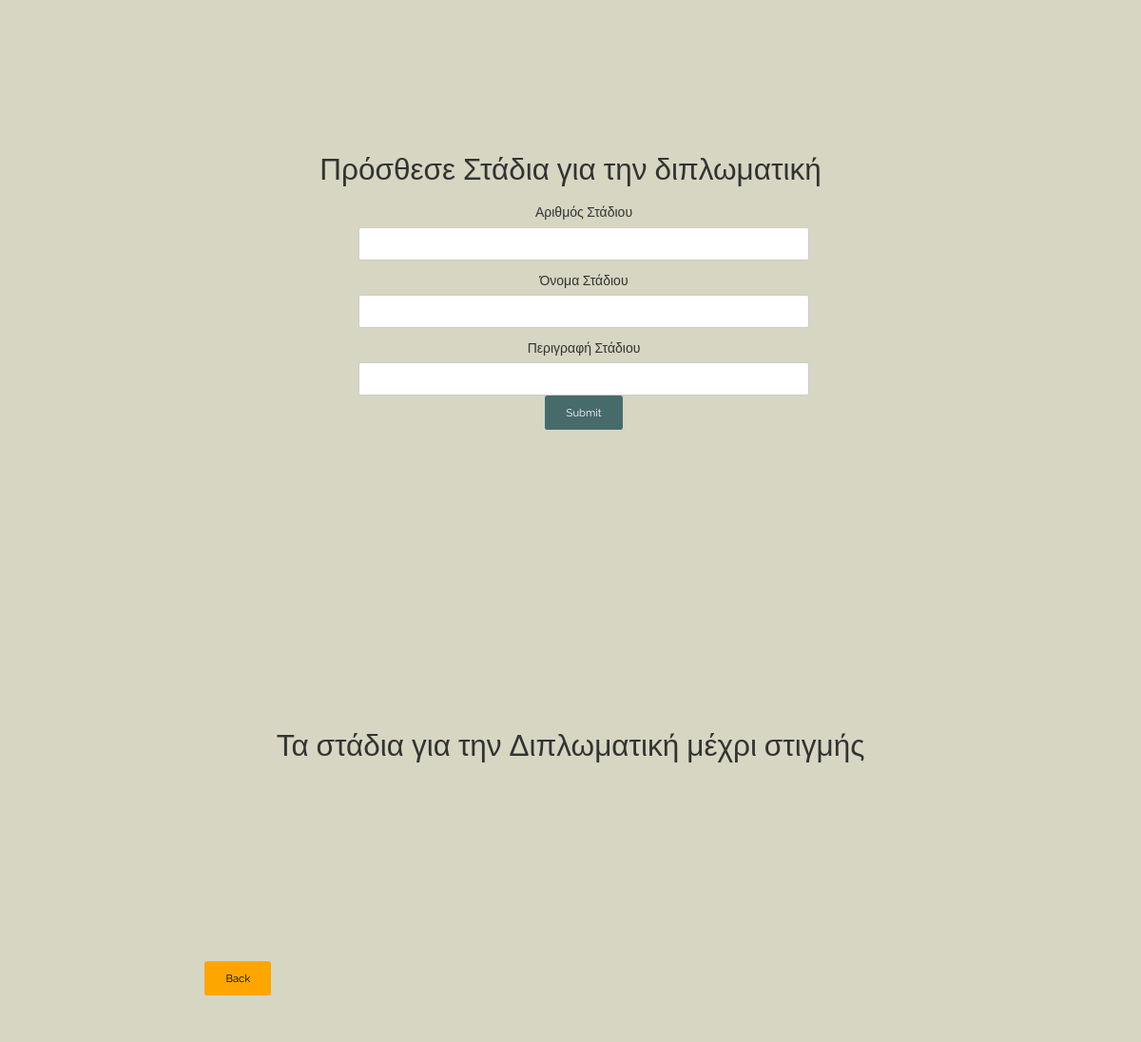
/WebDev/stage.php, run on an earlier commit of the app's database.
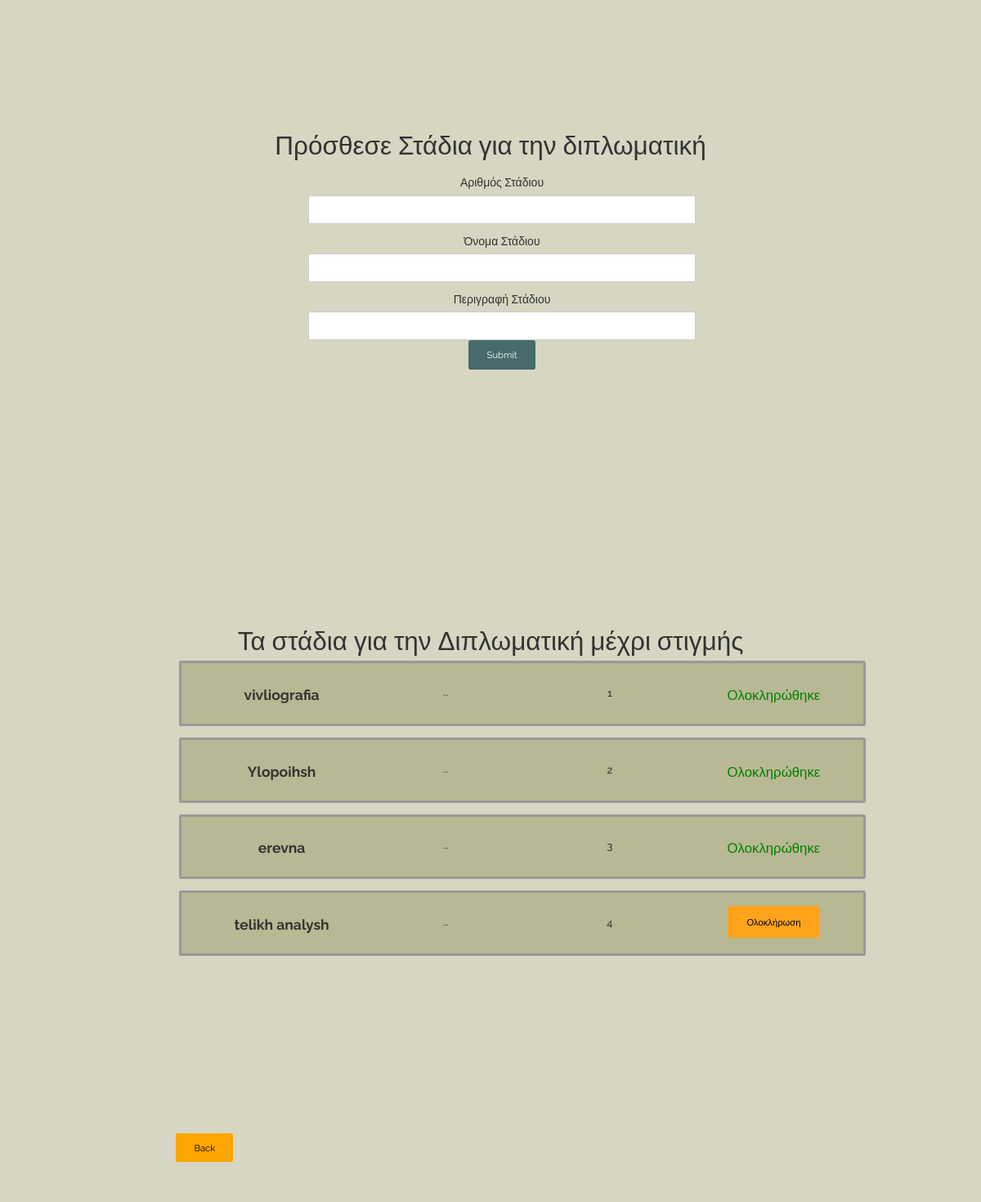
And on a later commit of the database.
### tables this page shows
CREATE TABLE `project_stages` (
  `project_stagesID` int(6) NOT NULL,
  `projectID` int(11) NOT NULL,
  `stage_name` varchar(50) NOT NULL,
  `stage_summary` varchar(50) NOT NULL,
  `stage_number` tinyint(4) NOT NULL,
  `status` varchar(20) NOT NULL,
  `start_date` date NOT NULL,
  `end_date` date NOT NULL
);

### WebDev/stage.php (the view, shortened to what this page needs)
<!DOCTYPE html>
<html lang="en">
<head>
        <link rel="stylesheet" type="text/css" href="css/bootstrap.css">
        <link rel="stylesheet" type="text/css" href="fonts/font-awesome/css/font-awesome.css">
        <link rel="stylesheet" type="text/css" href="css/style.css">
        <link rel="stylesheet" type="text/css" href="css/responsive.css">
    </head>
    <body>
        <div id="tf-service" style="background-color: #d6d6c2; zoom:70%;" >
            <div class="container " style="text-align: center">
                <div class="content" style=" ">
                    <h3 style=" font-size:45px;">Πρόσθεσε Στάδια για την διπλωματική</h3>
                    <ul style="list-style-type:none; align-content:center; ">
                        <form action="" method="post">
                            <h3 style="font-size:20px; font:bold;">Αριθμός Στάδιου</h3>
                            <input style="width:300px;" type="text" name="number">
                            <br>
                            <h3 style="font-size:20px; font:bold;">Όνομα Στάδιου</h3>
                            <input style="width:300px;" type="text" name="stage">
                            <br>
                            <h3 style="font-size:20px; font:bold;">Περιγραφή Στάδιου</h3>
                            <input style="width:300px;" type="text" name="summary">
                            <br>
                            <input name="ready" class="button5" type="submit">
                            <br>
                        </form>
                    </ul>
                </div>
            </div>
            <div id="tf-service" style="background-color: #d6d6c2" >
                <div class="container " style="text-align: center">
                    <div class="content" style=" ">
                        <?php
                        $projectid = $_SESSION["projectID"];
                        $servername = "localhost";
                        $username = "root";
                        $dbname = "webdev";
                        $conn = new mysqli($servername, $username, '', $dbname);
                        $sql = "SELECT * FROM project_stages WHERE projectID='$projectid' ORDER BY stage_number ASC";
                        $result = $conn->query($sql);
                        ?>
                        <h3 style=" font-size:45px;">Τα στάδια για την Διπλωματική μέχρι στιγμής</h3>
                        <ul style="list-style-type:none; align-content:center; ">
                            <?php
                            if ($result->num_rows > 0) {
                                while ($row = $result->fetch_assoc()) {
                                    ?>
                                    <div class="container" style=" border-radius: 4px; border: 5px solid #999999;   padding:2%; background-color:#b8b894; text-align:center;" >
                                        <form id="1" action="" method="post">
                                            <div class="col-md-4" >
                                                <h3 style="font-size:25px;  font-weight: bold;"><?php echo $row["stage_name"] ?></h3>
                                            </div>
                                            <div class="col-md-4">
                                                <h3 style="font-size: 16px;">  <?php echo $row["stage_summary"] ?> </h3>
                                            </div>
                                            <div class="col-md-4 ">
                                                <h3 style=" font-size: 18px;">  <?php echo $row["stage_number"] ?></h3>
                                            </div>
                                            <div class="col-md-4">
                                                <?php if ($row["status"] == 'current') { ?>
                                                <input name="complete" type="submit" class="button button4" style=" align-content:center; border-color:#ffa31a;background-color:#ffa31a; color:black;" value="Ολοκλήρωση">
                                                <?php } else if ($row["status"] == 'pending') { ?>
                                                <h3 style="color:red;"> Προσεχώς</h3>
                                                <?php } else { ?>
                                                <h3 style="color:green;"> Ολοκληρώθηκε</h3>
                                                <?php } ?>
                                            </div>
                                        </form>
                                    </div>
                                    <br>
                                    <?php
                                }
                            }
                            ?>
                        </ul>
                    </div>
                </div>
            </div>
            <div class="container">
                <div class="col-md-12" style="padding:3%">
                    <form id="pp" action="<?php echo $_SESSION["path"]; ?>" method="post">
                        <input name="log" type="submit" class="button5" style="align-content:center; border-color:#ffa31a;color:black; background-color:orange;" value="Back">
                    </form>
                </div>
            </div>
        </div>
    </body>
    </html>

### WebDev/css/style.css (style rules this page uses)
input[type=text] { width: 1000px; box-sizing: border-box; border: 2px solid #ccc; border-radius: 4px; font-size: 18px; color: black; background-color: white; background-image: url('searchicon.png'); background-position: 10px 10px; background-repeat: no-repeat; padding: 12px 20px 12px 40px; -webkit-transition: width 0.4s ease-in-out; transition: width 0.4s ease-in-out; }
html { position: relative; min-height: 100%; }
body, html { font-family: 'Raleway', sans-serif; text-rendering: optimizeLegibility !important; -webkit-font-smoothing: antialiased !important; }
.button { color: white; padding: 15px 32px; text-align: center; font-size: 16px; margin: auto; }
.button4 { background-color: #476b6b; color: white; font-size: 16px; border-radius: 4px; border: 2px solid #5c8a8a; }
.button5 { background-color: #476b6b ; color: white; padding: 14px 32px; font-size: 16px; border-radius: 4px; border: 1px #5c8a8a; }
input[type=text] { color:black; min-width: 60%; max-width:80%; width: 300px; border-radius: 4px; font-size: 16px; align-content: center; background-color: white; background-position: 10px 10px; background-repeat: no-repeat; -webkit-transition: width 0.4s ease-in-out; transition: width 0.4s ease-in-out; }
@media (min-width: 1200px) { .container { width: 1200px; } }
.content { padding: 15% 0 18% 0; text-align: center; }
#tf-service { padding: 2% 0; }

What changed in the data, as far as the page shows it:
added project_stages: stage_name "vivliografia", stage_summary "...", stage_number "1", status "Ολοκληρώθηκε"
added project_stages: stage_name "Ylopoihsh", stage_summary "...", stage_number "2", status "Ολοκληρώθηκε"
added project_stages: stage_name "erevna", stage_summary "...", stage_number "3", status "Ολοκληρώθηκε"
added project_stages: stage_name "telikh analysh", stage_summary "...", stage_number "4"
